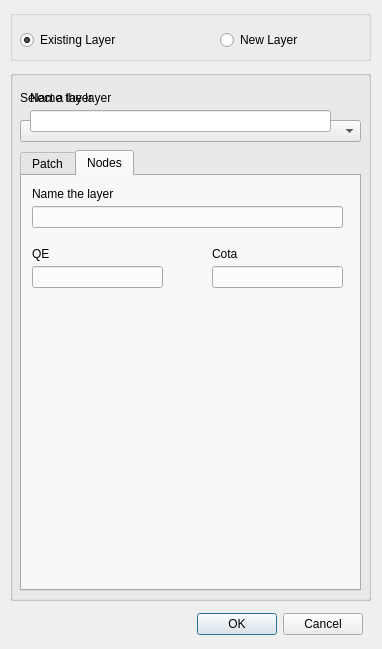
<?xml version="1.0" encoding="UTF-8"?>
<ui version="4.0">
 <class>AutomaticGeometricAttributesDialogBase</class>
 <widget class="QDialog" name="AutomaticGeometricAttributesDialogBase">
  <property name="geometry">
   <rect>
    <x>0</x>
    <y>0</y>
    <width>382</width>
    <height>649</height>
   </rect>
  </property>
  <property name="windowTitle">
   <string>saniBID RedBasica</string>
  </property>
  <widget class="QGroupBox" name="groupBox_2">
   <property name="geometry">
    <rect>
     <x>10</x>
     <y>10</y>
     <width>361</width>
     <height>51</height>
    </rect>
   </property>
   <property name="title">
    <string/>
   </property>
   <widget class="QRadioButton" name="rbExistingLayer">
    <property name="geometry">
     <rect>
      <x>10</x>
      <y>20</y>
      <width>151</width>
      <height>20</height>
     </rect>
    </property>
    <property name="text">
     <string>Existing Layer</string>
    </property>
    <property name="checked">
     <bool>true</bool>
    </property>
   </widget>
   <widget class="QRadioButton" name="rbNewLayer">
    <property name="geometry">
     <rect>
      <x>210</x>
      <y>20</y>
      <width>131</width>
      <height>20</height>
     </rect>
    </property>
    <property name="text">
     <string>New Layer</string>
    </property>
   </widget>
  </widget>
  <widget class="QGroupBox" name="grpExistingLayer">
   <property name="geometry">
    <rect>
     <x>10</x>
     <y>70</y>
     <width>361</width>
     <height>531</height>
    </rect>
   </property>
   <property name="title">
    <string/>
   </property>
   <widget class="QLabel" name="label">
    <property name="geometry">
     <rect>
      <x>10</x>
      <y>20</y>
      <width>181</width>
      <height>16</height>
     </rect>
    </property>
    <property name="text">
     <string>Select a layer</string>
    </property>
   </widget>
   <widget class="QComboBox" name="cboLayers">
    <property name="geometry">
     <rect>
      <x>10</x>
      <y>50</y>
      <width>341</width>
      <height>22</height>
     </rect>
    </property>
   </widget>
   <widget class="QTabWidget" name="tabWidget">
    <property name="geometry">
     <rect>
      <x>10</x>
      <y>80</y>
      <width>341</width>
      <height>441</height>
     </rect>
    </property>
    <property name="currentIndex">
     <number>1</number>
    </property>
    <widget class="QWidget" name="tab">
     <attribute name="title">
      <string>Patch</string>
     </attribute>
     <widget class="QComboBox" name="cboAux3">
      <property name="geometry">
       <rect>
        <x>10</x>
        <y>370</y>
        <width>131</width>
        <height>22</height>
       </rect>
      </property>
     </widget>
     <widget class="QComboBox" name="cboSegName">
      <property name="geometry">
       <rect>
        <x>10</x>
        <y>170</y>
        <width>131</width>
        <height>22</height>
       </rect>
      </property>
     </widget>
     <widget class="QComboBox" name="cboExtension">
      <property name="geometry">
       <rect>
        <x>10</x>
        <y>30</y>
        <width>131</width>
        <height>22</height>
       </rect>
      </property>
     </widget>
     <widget class="QLabel" name="label_23">
      <property name="geometry">
       <rect>
        <x>190</x>
        <y>200</y>
        <width>181</width>
        <height>16</height>
       </rect>
      </property>
      <property name="text">
       <string>Aux Pav 2</string>
      </property>
     </widget>
     <widget class="QLabel" name="label_25">
      <property name="geometry">
       <rect>
        <x>10</x>
        <y>250</y>
        <width>181</width>
        <height>16</height>
       </rect>
      </property>
      <property name="text">
       <string>Aux Prof I</string>
      </property>
     </widget>
     <widget class="QComboBox" name="cboAuxProf2">
      <property name="geometry">
       <rect>
        <x>190</x>
        <y>270</y>
        <width>131</width>
        <height>22</height>
       </rect>
      </property>
     </widget>
     <widget class="QLabel" name="label_5">
      <property name="geometry">
       <rect>
        <x>190</x>
        <y>100</y>
        <width>181</width>
        <height>16</height>
       </rect>
      </property>
      <property name="text">
       <string>End coordinate N</string>
      </property>
     </widget>
     <widget class="QComboBox" name="cboAux2">
      <property name="geometry">
       <rect>
        <x>190</x>
        <y>320</y>
        <width>131</width>
        <height>22</height>
       </rect>
      </property>
     </widget>
     <widget class="QComboBox" name="cboEndCoordE">
      <property name="geometry">
       <rect>
        <x>190</x>
        <y>71</y>
        <width>131</width>
        <height>22</height>
       </rect>
      </property>
     </widget>
     <widget class="QLabel" name="label_27">
      <property name="geometry">
       <rect>
        <x>10</x>
        <y>300</y>
        <width>181</width>
        <height>16</height>
       </rect>
      </property>
      <property name="text">
       <string>Aux 01</string>
      </property>
     </widget>
     <widget class="QLabel" name="label_3">
      <property name="geometry">
       <rect>
        <x>10</x>
        <y>100</y>
        <width>181</width>
        <height>16</height>
       </rect>
      </property>
      <property name="text">
       <string>Begin coordinate N</string>
      </property>
     </widget>
     <widget class="QLabel" name="label_18">
      <property name="geometry">
       <rect>
        <x>190</x>
        <y>150</y>
        <width>181</width>
        <height>16</height>
       </rect>
      </property>
      <property name="text">
       <string>Numered Segment Name</string>
      </property>
     </widget>
     <widget class="QComboBox" name="cboBeginCoordN">
      <property name="geometry">
       <rect>
        <x>10</x>
        <y>120</y>
        <width>131</width>
        <height>22</height>
       </rect>
      </property>
     </widget>
     <widget class="QComboBox" name="cboEndCoordN">
      <property name="geometry">
       <rect>
        <x>190</x>
        <y>120</y>
        <width>131</width>
        <height>22</height>
       </rect>
      </property>
     </widget>
     <widget class="QComboBox" name="cboAuxPav2">
      <property name="geometry">
       <rect>
        <x>190</x>
        <y>220</y>
        <width>131</width>
        <height>22</height>
       </rect>
      </property>
     </widget>
     <widget class="QLabel" name="label_29">
      <property name="geometry">
       <rect>
        <x>10</x>
        <y>350</y>
        <width>181</width>
        <height>16</height>
       </rect>
      </property>
      <property name="text">
       <string>Aux 03</string>
      </property>
     </widget>
     <widget class="QLabel" name="label_19">
      <property name="geometry">
       <rect>
        <x>10</x>
        <y>150</y>
        <width>181</width>
        <height>16</height>
       </rect>
      </property>
      <property name="text">
       <string>Segment Name</string>
      </property>
     </widget>
     <widget class="QLabel" name="label_4">
      <property name="geometry">
       <rect>
        <x>10</x>
        <y>52</y>
        <width>181</width>
        <height>20</height>
       </rect>
      </property>
      <property name="text">
       <string>Begin coordinate E</string>
      </property>
     </widget>
     <widget class="QLabel" name="label_6">
      <property name="geometry">
       <rect>
        <x>190</x>
        <y>52</y>
        <width>181</width>
        <height>20</height>
       </rect>
      </property>
      <property name="text">
       <string>End coordinate E</string>
      </property>
     </widget>
     <widget class="QLabel" name="label_28">
      <property name="geometry">
       <rect>
        <x>190</x>
        <y>300</y>
        <width>181</width>
        <height>16</height>
       </rect>
      </property>
      <property name="text">
       <string>Aux 02</string>
      </property>
     </widget>
     <widget class="QLabel" name="label_24">
      <property name="geometry">
       <rect>
        <x>10</x>
        <y>200</y>
        <width>181</width>
        <height>16</height>
       </rect>
      </property>
      <property name="text">
       <string>Aux Pav 1</string>
      </property>
     </widget>
     <widget class="QComboBox" name="cboAuxPav1">
      <property name="geometry">
       <rect>
        <x>10</x>
        <y>220</y>
        <width>131</width>
        <height>22</height>
       </rect>
      </property>
     </widget>
     <widget class="QComboBox" name="cboBeginCoordE">
      <property name="geometry">
       <rect>
        <x>10</x>
        <y>70</y>
        <width>131</width>
        <height>22</height>
       </rect>
      </property>
     </widget>
     <widget class="QComboBox" name="cboAuxProf1">
      <property name="geometry">
       <rect>
        <x>10</x>
        <y>270</y>
        <width>131</width>
        <height>22</height>
       </rect>
      </property>
     </widget>
     <widget class="QLabel" name="label_26">
      <property name="geometry">
       <rect>
        <x>190</x>
        <y>250</y>
        <width>181</width>
        <height>16</height>
       </rect>
      </property>
      <property name="text">
       <string>Aux Prof F</string>
      </property>
     </widget>
     <widget class="QComboBox" name="cboSegNameC">
      <property name="geometry">
       <rect>
        <x>190</x>
        <y>170</y>
        <width>131</width>
        <height>22</height>
       </rect>
      </property>
     </widget>
     <widget class="QComboBox" name="cboAux1">
      <property name="geometry">
       <rect>
        <x>10</x>
        <y>320</y>
        <width>131</width>
        <height>22</height>
       </rect>
      </property>
     </widget>
     <widget class="QLabel" name="label_2">
      <property name="geometry">
       <rect>
        <x>10</x>
        <y>10</y>
        <width>181</width>
        <height>16</height>
       </rect>
      </property>
      <property name="text">
       <string>Extension</string>
      </property>
     </widget>
     <widget class="QComboBox" name="cboAuxPos">
      <property name="geometry">
       <rect>
        <x>190</x>
        <y>370</y>
        <width>131</width>
        <height>22</height>
       </rect>
      </property>
     </widget>
     <widget class="QLabel" name="label_30">
      <property name="geometry">
       <rect>
        <x>190</x>
        <y>350</y>
        <width>181</width>
        <height>16</height>
       </rect>
      </property>
      <property name="text">
       <string>Aux Pos</string>
      </property>
     </widget>
    </widget>
    <widget class="QWidget" name="tab_2">
     <attribute name="title">
      <string>Nodes</string>
     </attribute>
     <widget class="QLabel" name="label_22">
      <property name="geometry">
       <rect>
        <x>10</x>
        <y>70</y>
        <width>181</width>
        <height>16</height>
       </rect>
      </property>
      <property name="text">
       <string>QE</string>
      </property>
     </widget>
     <widget class="QLabel" name="cboCota">
      <property name="geometry">
       <rect>
        <x>190</x>
        <y>70</y>
        <width>181</width>
        <height>16</height>
       </rect>
      </property>
      <property name="text">
       <string>Cota</string>
      </property>
     </widget>
     <widget class="QLineEdit" name="txtLayerNodeName">
      <property name="geometry">
       <rect>
        <x>10</x>
        <y>30</y>
        <width>311</width>
        <height>22</height>
       </rect>
      </property>
     </widget>
     <widget class="QLabel" name="label_8">
      <property name="geometry">
       <rect>
        <x>10</x>
        <y>10</y>
        <width>181</width>
        <height>16</height>
       </rect>
      </property>
      <property name="text">
       <string>Name the layer</string>
      </property>
     </widget>
     <widget class="QLineEdit" name="txtQE">
      <property name="geometry">
       <rect>
        <x>10</x>
        <y>90</y>
        <width>131</width>
        <height>22</height>
       </rect>
      </property>
     </widget>
     <widget class="QLineEdit" name="txtCota">
      <property name="geometry">
       <rect>
        <x>190</x>
        <y>90</y>
        <width>131</width>
        <height>22</height>
       </rect>
      </property>
     </widget>
    </widget>
   </widget>
  </widget>
  <widget class="QGroupBox" name="grpNewLayer">
   <property name="geometry">
    <rect>
     <x>10</x>
     <y>70</y>
     <width>361</width>
     <height>531</height>
    </rect>
   </property>
   <property name="title">
    <string/>
   </property>
   <widget class="QLabel" name="label_7">
    <property name="geometry">
     <rect>
      <x>20</x>
      <y>20</y>
      <width>181</width>
      <height>16</height>
     </rect>
    </property>
    <property name="text">
     <string>Name the layer</string>
    </property>
   </widget>
   <widget class="QLineEdit" name="txtLayerName">
    <property name="geometry">
     <rect>
      <x>20</x>
      <y>40</y>
      <width>301</width>
      <height>22</height>
     </rect>
    </property>
   </widget>
  </widget>
  <widget class="QDialogButtonBox" name="buttonBox">
   <property name="geometry">
    <rect>
     <x>170</x>
     <y>610</y>
     <width>193</width>
     <height>28</height>
    </rect>
   </property>
   <property name="standardButtons">
    <set>QDialogButtonBox::Cancel|QDialogButtonBox::Ok</set>
   </property>
  </widget>
 </widget>
 <resources/>
 <connections/>
</ui>
